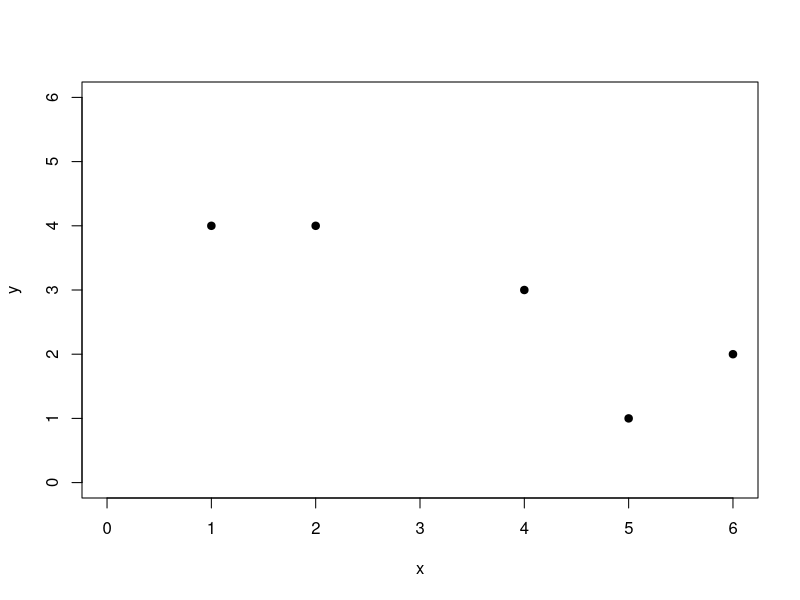
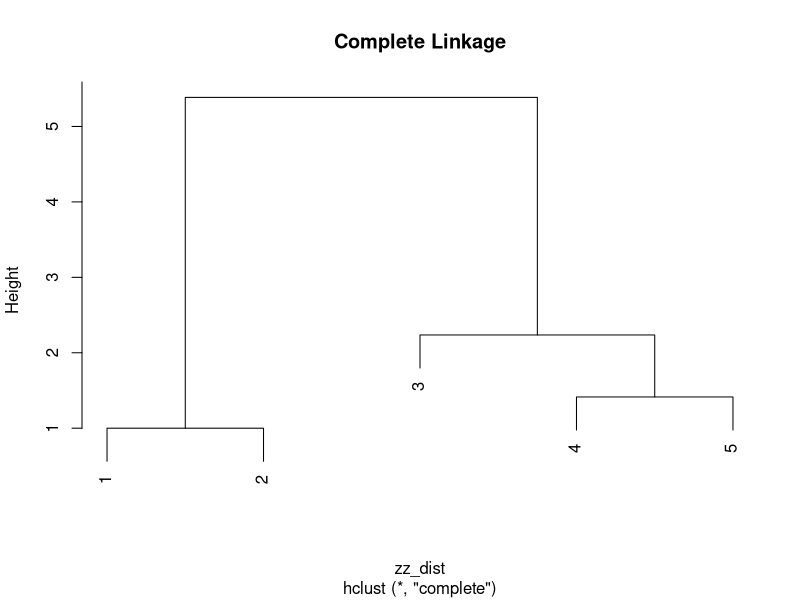
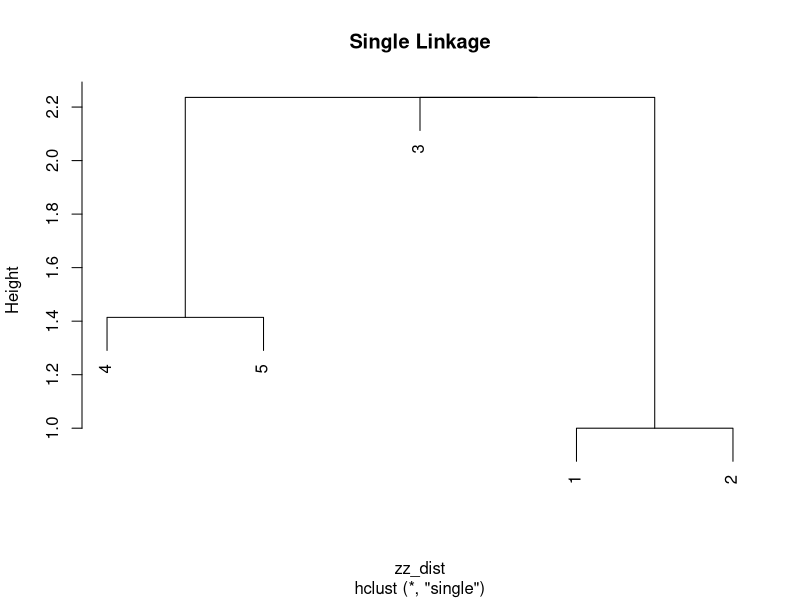

Recreate these plots in R, in order.
# Hierarchical Cluster Analysis:

x <- c(1, 2, 4, 5, 6)
y <- c(4, 4, 3, 1, 2)

zz <- cbind(x, y)
plot(zz, xlim = c(0, 6), ylim = c(0, 6), pch = 19, bg = "black")

zz_dist <- dist(zz, method = "euclidean", diag = TRUE, upper = FALSE)

x <- hclust(zz_dist, method = "complete", members = NULL)
plot(x, labels = NULL, hang = 0.1, check = TRUE, axes = TRUE, frame.plot = FALSE, ann = TRUE, main = "Complete Linkage", sub = NULL, xlab = NULL, ylab = "Height") 
x <- hclust(zz_dist, method = "single", members = NULL)
plot(x, labels = NULL, hang = 0.1, check = TRUE, axes = TRUE, frame.plot = FALSE, ann = TRUE, main = "Single Linkage", sub = NULL, xlab = NULL, ylab = "Height") 


